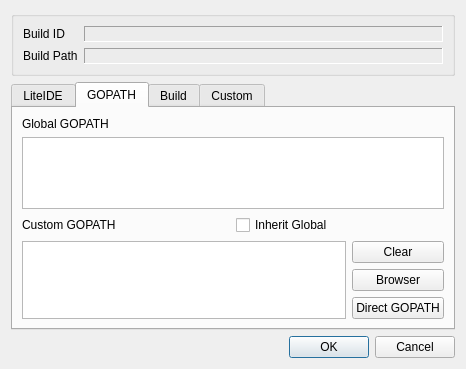
<?xml version="1.0" encoding="UTF-8"?>
<ui version="4.0">
 <class>BuildConfigDialog</class>
 <widget class="QDialog" name="BuildConfigDialog">
  <property name="geometry">
   <rect>
    <x>0</x>
    <y>0</y>
    <width>466</width>
    <height>354</height>
   </rect>
  </property>
  <property name="windowTitle">
   <string>Build Configuration</string>
  </property>
  <layout class="QVBoxLayout" name="verticalLayout_4">
   <item>
    <widget class="QGroupBox" name="groupBox">
     <property name="title">
      <string/>
     </property>
     <layout class="QGridLayout" name="gridLayout">
      <item row="1" column="0">
       <widget class="QLabel" name="label_3">
        <property name="text">
         <string>Build Path</string>
        </property>
       </widget>
      </item>
      <item row="1" column="1">
       <widget class="QLabel" name="buildFileLabel">
        <property name="sizePolicy">
         <sizepolicy hsizetype="Expanding" vsizetype="Preferred">
          <horstretch>0</horstretch>
          <verstretch>0</verstretch>
         </sizepolicy>
        </property>
        <property name="frameShape">
         <enum>QFrame::Panel</enum>
        </property>
        <property name="frameShadow">
         <enum>QFrame::Sunken</enum>
        </property>
        <property name="text">
         <string/>
        </property>
       </widget>
      </item>
      <item row="0" column="0">
       <widget class="QLabel" name="label">
        <property name="text">
         <string>Build ID</string>
        </property>
       </widget>
      </item>
      <item row="0" column="1">
       <widget class="QLabel" name="buildIdLabel">
        <property name="sizePolicy">
         <sizepolicy hsizetype="Expanding" vsizetype="Preferred">
          <horstretch>0</horstretch>
          <verstretch>0</verstretch>
         </sizepolicy>
        </property>
        <property name="frameShape">
         <enum>QFrame::Panel</enum>
        </property>
        <property name="frameShadow">
         <enum>QFrame::Sunken</enum>
        </property>
        <property name="text">
         <string/>
        </property>
       </widget>
      </item>
     </layout>
    </widget>
   </item>
   <item>
    <widget class="QTabWidget" name="tabWidget">
     <property name="currentIndex">
      <number>1</number>
     </property>
     <widget class="QWidget" name="tab">
      <attribute name="title">
       <string>LiteIDE</string>
      </attribute>
      <layout class="QVBoxLayout" name="verticalLayout_3">
       <item>
        <widget class="QTableView" name="liteideTableView"/>
       </item>
      </layout>
     </widget>
     <widget class="QWidget" name="tab_4">
      <attribute name="title">
       <string>GOPATH</string>
      </attribute>
      <layout class="QVBoxLayout" name="verticalLayout_6" stretch="0,0,0,1">
       <property name="leftMargin">
        <number>9</number>
       </property>
       <property name="topMargin">
        <number>9</number>
       </property>
       <item>
        <widget class="QLabel" name="label_2">
         <property name="text">
          <string>Global GOPATH</string>
         </property>
        </widget>
       </item>
       <item>
        <widget class="QPlainTextEdit" name="editGlobalGopath"/>
       </item>
       <item>
        <layout class="QHBoxLayout" name="horizontalLayout">
         <item>
          <widget class="QLabel" name="label_4">
           <property name="text">
            <string>Custom GOPATH</string>
           </property>
          </widget>
         </item>
         <item>
          <widget class="QCheckBox" name="chkInheritGlobalGopath">
           <property name="text">
            <string>Inherit Global</string>
           </property>
          </widget>
         </item>
        </layout>
       </item>
       <item>
        <layout class="QHBoxLayout" name="horizontalLayout_2">
         <item>
          <widget class="QPlainTextEdit" name="editCustomGopath"/>
         </item>
         <item>
          <layout class="QVBoxLayout" name="verticalLayout_5">
           <item>
            <widget class="QPushButton" name="btnClearCustomGopath">
             <property name="text">
              <string>Clear</string>
             </property>
            </widget>
           </item>
           <item>
            <widget class="QPushButton" name="btnBrowserCustomGopath">
             <property name="text">
              <string>Browser</string>
             </property>
            </widget>
           </item>
           <item>
            <widget class="QPushButton" name="btnDirectGopath">
             <property name="text">
              <string>Direct GOPATH</string>
             </property>
            </widget>
           </item>
           <item>
            <spacer name="verticalSpacer">
             <property name="orientation">
              <enum>Qt::Vertical</enum>
             </property>
             <property name="sizeHint" stdset="0">
              <size>
               <width>20</width>
               <height>40</height>
              </size>
             </property>
            </spacer>
           </item>
          </layout>
         </item>
        </layout>
       </item>
      </layout>
     </widget>
     <widget class="QWidget" name="tab_2">
      <attribute name="title">
       <string>Build</string>
      </attribute>
      <layout class="QVBoxLayout" name="verticalLayout_2">
       <item>
        <widget class="QTableView" name="configTableView"/>
       </item>
      </layout>
     </widget>
     <widget class="QWidget" name="tab_3">
      <attribute name="title">
       <string>Custom</string>
      </attribute>
      <layout class="QVBoxLayout" name="verticalLayout">
       <item>
        <widget class="QTableView" name="customTableView"/>
       </item>
      </layout>
     </widget>
    </widget>
   </item>
   <item>
    <widget class="QDialogButtonBox" name="buttonBox">
     <property name="orientation">
      <enum>Qt::Horizontal</enum>
     </property>
     <property name="standardButtons">
      <set>QDialogButtonBox::Cancel|QDialogButtonBox::Ok</set>
     </property>
    </widget>
   </item>
  </layout>
 </widget>
 <resources/>
 <connections>
  <connection>
   <sender>buttonBox</sender>
   <signal>accepted()</signal>
   <receiver>BuildConfigDialog</receiver>
   <slot>accept()</slot>
   <hints>
    <hint type="sourcelabel">
     <x>248</x>
     <y>254</y>
    </hint>
    <hint type="destinationlabel">
     <x>157</x>
     <y>274</y>
    </hint>
   </hints>
  </connection>
  <connection>
   <sender>buttonBox</sender>
   <signal>rejected()</signal>
   <receiver>BuildConfigDialog</receiver>
   <slot>reject()</slot>
   <hints>
    <hint type="sourcelabel">
     <x>316</x>
     <y>260</y>
    </hint>
    <hint type="destinationlabel">
     <x>286</x>
     <y>274</y>
    </hint>
   </hints>
  </connection>
 </connections>
</ui>
